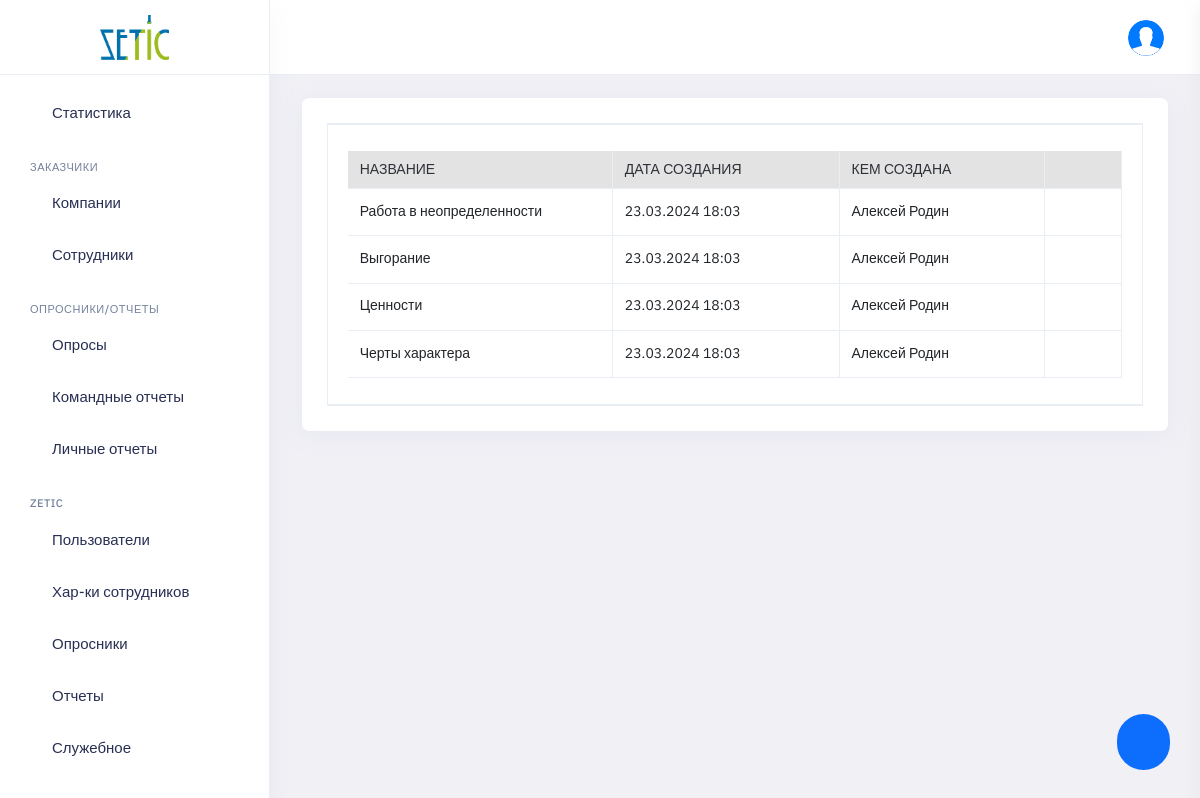
The app's page /panel/sections_list (signed in) with its own data.
### pdf/models.py (models this page shows, shortened)
class Section(models.Model):
    created_at = models.DateTimeField(auto_now_add=True, null=True, blank=True)
    created_by = models.ForeignKey(User, default=None, null=True, on_delete=models.PROTECT)
    edited_at = models.DateTimeField(auto_now=True, null=True)
    name = models.CharField(max_length=30, blank=False, null=False)
    class Meta:
        verbose_name_plural = 'Секции'
        verbose_name = 'Секция'

### panel/sections.py (the view)
# urls.py: path('sections_list', sections.sections_list, name='sections_list'),
@login_required(redirect_field_name=None, login_url='/login/')
def sections_list(request):
    context = info_common(request)
    if context == 'logout':
        return render(request, 'login.html', {'error': 'Ваша учетная запись деактивирована'})
    else:
        sections = Section.objects.all()
        context.update({
            'sections': sections,
        })
        return render(request, 'panel_sections_list.html', context)

### panel/views.py (called while the page is built)
@login_required(redirect_field_name=None, login_url='/login/')
def info_common(request):
    userprofile = UserProfile.objects.get(user=request.user)
    context = {
        'cur_userprofile': userprofile
    }
    if userprofile.role.name == 'Админ заказчика':
        employee = Employee.objects.get(user=request.user)
        if not employee.company_admin_active:
            logout(request)
            return 'logout'
        else:
            return context
    else:
        return context

### panel/templates/panel_sections_list.html (shortened to what this page needs)
{% extends 'panel_base.html' %}
{% load static %}
{% load tz %}
    {% block content %}
        <div class="main-container container-fluid" id="main-container">
            <div class="page-header">
                <h1 class="page-title">Секции</h1>
                <div>
                    <ol class="breadcrumb">
                        <li class="breadcrumb-item"><a href="javascript:void(0)">Home</a></li>
                        <li class="breadcrumb-item active" aria-current="page">Секции</li>
                    </ol>
                </div>
            </div>
            <div class="row">
                <div class="col-lg-12 col-md-12 col-sm-12 col-xl-12">
                    <div class="row ">
                            <div class="col-md-12">
                                <div class="card">
                                    <div class="card-body">
                                        <div id="wizard1" role="application" class="wizard clearfix">
                                            <div class="content clearfix">
                                                <section id="wizard1-p-0" role="tabpanel" aria-labelledby="wizard1-h-0" class="body current" aria-hidden="false">
                                                    <div class="table-responsive">
                                                        <table class="table table-bordered text-nowrap border-bottom list-table dataTable no-footer" id="">
                                                            <thead>
                                                                <tr>
                                                                    <th class="wd-15p border-bottom-0 table-header">Название</th>
                                                                    <th class="wd-15p border-bottom-0 table-header">Дата создания</th>
                                                                    <th class="wd-15p border-bottom-0 table-header">Кем создана</th>
                                                                    <th class="wd-15p border-bottom-0 table-header"></th>
                                                                </tr>
                                                            </thead>
                                                            <tbody id="wizard1-tbody-1">
                                                            {% for section in sections %}
                                                                <tr>
                                                                    <td class="section-name-ru">
                                                                        {{ section.name }}
                                                                    </td>
                                                                    <td>
                                                                        {{ section.created_at|date:"d.m.Y H:i" }}
                                                                    </td>
                                                                    <td>
                                                                        {{ section.created_by.first_name }}
                                                                    </td>
                                                                    <td>
                                                                        <div style="text-align: center;">
                                                                            <i class="fe fe-more-vertical cursor-pointer" data-bs-toggle="dropdown" aria-expanded="false" style="font-size: 20px"></i>
                                                                        </div>
                                                                    </td>
                                                                </tr>
                                                            {% endfor %}
                                                            </tbody>
                                                        </table>
                                                    </div>
                                                </section>
                                            </div>
                                    </div>
                                </div>
                            </div>
                        </div>
                    </div>
                </div>
            </div>
        </div>
        <button type="button" class="btn btn-primary float-button" id="add_section"><i class="fe fe-plus"></i></button>
    {% endblock %}

### login/static/login/css/custom.css (style rules this page uses)
.cursor-pointer { cursor: pointer!important; }
.table-header { background-color: #e3e3e3 !important; }

### static/panel/css/custom.css (style rules this page uses)
.float-button { font-size: 23px; border-radius: 30px; position: fixed; bottom: 30px; right: 30px; }

### records on screen
Section: name "Работа в неопределенности", created_at "23.03.2024 18:03", created_by.first_name "Алексей Родин"
Section: name "Выгорание", created_at "23.03.2024 18:03", created_by.first_name "Алексей Родин"
Section: name "Ценности", created_at "23.03.2024 18:03", created_by.first_name "Алексей Родин"
Section: name "Черты характера", created_at "23.03.2024 18:03", created_by.first_name "Алексей Родин"
